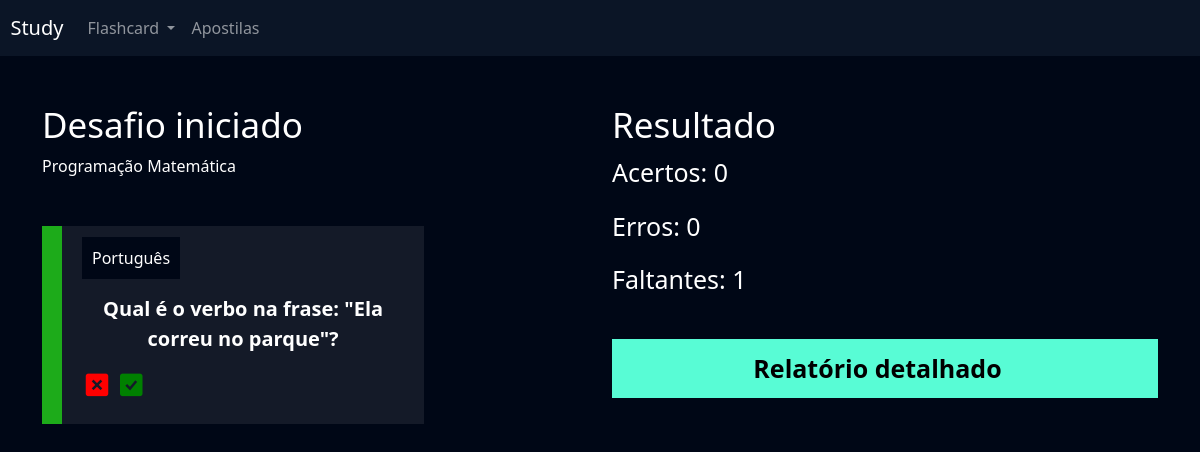
The app's page /flashcard/desafio/68 with its own data.
### flashcard/models.py (models this page shows, shortened)
class FlashcardDesafio(models.Model):
    flashcard = models.ForeignKey(Flashcard, on_delete=models.DO_NOTHING)
    respondido = models.BooleanField(default=False)
    acertou = models.BooleanField(default=False)

class Flashcard(models.Model):
    DIFICULDADE_CHOICES = (('D', 'Difícil'), ('M', 'Médio'), ('F', 'Fácil'))
    user = models.ForeignKey(User, on_delete=models.DO_NOTHING)
    pergunta = models.CharField(max_length=100)
    resposta = models.TextField()
    categoria = models.ForeignKey(Categoria, on_delete=models.DO_NOTHING)
    dificuldade = models.CharField(max_length=1, choices=DIFICULDADE_CHOICES)
    @property
    def css_dificuldade(self):
        if self.dificuldade == 'F':
            return 'flashcard-facil'
        elif self.dificuldade == 'M':
            return 'flashcard-medio'
        elif self.dificuldade == 'D':
            return 'flashcard-dificil'

class Categoria(models.Model):
    nome = models.CharField(max_length=20)
    def __str__(self):
        return self.nome

### flashcard/views.py (the view)
# urls.py: path('desafio/<int:id>', views.desafio, name='desafio'),
def desafio(request, id):
    desafio = Desafio.objects.get(id=id)
    if request.method == 'GET':
        acertos = desafio.flashcards.filter(
            respondido=True).filter(acertou=True).count()
        erros = desafio.flashcards.filter(
            respondido=True).filter(acertou=False).count()
        faltantes = desafio.flashcards.filter(respondido=False).count()
        return render(request, 'desafio.html', {'desafio': desafio, 'acertos': acertos, 'erros': erros, 'faltantes': faltantes})

### flashcard/templates/desafio.html (shortened to what this page needs)
{% extends "base.html" %}
{% load static %}
{% block 'cabecalho' %}
<link href="{% static 'usuarios/css/cadastro.css' %}" rel="stylesheet" />
<link href="{% static 'flashcard/css/novo_flashcard.css' %}" rel="stylesheet" />
<link href="{% static 'flashcard/css/iniciar_desafio.css' %}" rel="stylesheet" />
<link href="{% static 'flashcard/css/desafio.css' %}" rel="stylesheet" />
<link href="https://unpkg.com/boxicons@2.1.4/css/boxicons.min.css"rel="stylesheet"/>
{% endblock 'cabecalho' %}
{% block 'conteudo' %}
{% include "partials/header.html" %}
<div class="container">
  <br />
  <br />
  <div class="row">
    <div class="col-md">
      <h3 class="fonte-secundaria">Desafio iniciado</h3>
      <span class="badge-categoria">Programação</span>
      <span class="badge-categoria">Matemática</span>
      <br />
      <br />
      <br />
      {% for flash in desafio.flashcards.all %}
      <div class="box-new-flashcard {% if flash.respondido %} op2 {% endif %}">
          <div class="flashcard {{ flash.flashcard.css_dificuldade }}">
            <div class="flashcard-categoria">{{flash.flashcard.categoria}}</div>
            <br />
            <br />
            <div class="flashcard-box-item" onclick="flip_card({{flash.id}})">
              <p class="flashcard-item">{{flash.flashcard.pergunta}}</p>
            </div>
            {% if not flash.respondido %}
            <div class="responder">
              <a
                href="{% url 'responder_flashcard' flash.id %}?acertou=0&desafio_id={{desafio.id}}"
                ><i class="bx bxs-x-square icone-vermelho"></i></a>
              <a href="{% url 'responder_flashcard' flash.id %}?acertou=1&desafio_id={{desafio.id}}"
                ><i class="bx bxs-check-square icone-verde"></i
              ></a>
            </div>
            {% else %} {% if flash.acertou %}
            <span class="badge bg-success">Acertou!</span>
            {% else %}
            <span class="badge bg-danger">Errou!</span>
            {% endif %} {% endif %}
          </div>
      </div>
      <br />
      <br />
      {% endfor %}
    </div>
    <div class="col-md">
      <h3 class="fonte-secundaria">Resultado</h3>
      <p class="fonte-p">Acertos: {{acertos}}</p>
      <p class="fonte-p">Erros: {{erros}}</p>
      <p class="fonte-p">Faltantes: {{faltantes}}</p>
      <br />
      <a class="btn-cadastro btn-desafio" href="{% url 'relatorio' desafio.id %}">Relatório detalhado</a>
    </div>
  </div>
</div>
{% endblock 'conteudo' %}

### templates/static/geral/css/base.css (style rules this page uses)
:root { --main-color: #0b1526; --dark-color: #000716; --secondary-dark-color: rgb(15, 2, 26); --light-color: #00c1f3; --contrast-color: #f4c96b; --differential-color: #58fcd5; AULA 1 5 }
body { background-color: var(--dark-color) !important; color: white !important; }

### templates/static/usuarios/css/cadastro.css (style rules this page uses)
* { margin: 0; padding: 0; }
.btn-cadastro { padding: 10px; background-color: #58fcd5; border: none; border: 1px solid #58fcd5; font-size: 18px; font-weight: bold; AULA 1 6 padding-left: 25px; padding-right: 25px; }

### templates/static/flashcard/css/novo_flashcard.css (style rules this page uses)
.box-new-flashcard { width: 70%; margin: auto; }
.flashcard { background-color: rgba(255, 255, 255, 0.08); padding: 20px; }
.flashcard-box-item { text-align: center; }
.flashcard p { font-size: 20px; font-weight: bold; cursor: pointer; }
.flashcard-facil { border-left: 20px solid #1dab1a; }
.flashcard-categoria { background-color: var(--dark-color); display: inline; padding: 10px; }

### templates/static/flashcard/css/iniciar_desafio.css (style rules this page uses)
.fonte-secundaria { font-size: 35px; }

### templates/static/flashcard/css/desafio.css (style rules this page uses)
.box-new-flashcard { margin: 0; }
.icone-vermelho { color: red; font-size: 30px; }
.icone-verde { color: green; font-size: 30px; }
.fonte-p { font-size: 25px; }
.btn-desafio { width: 100% !important; color: black; text-decoration: none; display: block; text-align: center; font-size: 25px; }

### records on screen
FlashcardDesafio: flashcard.categoria "Português", flashcard.pergunta "Qual é o verbo na frase: \"Ela correu no parque\"?"

### other values on screen
{{ acertos }} "0"
{{ erros }} "0"
{{ faltantes }} "1"
